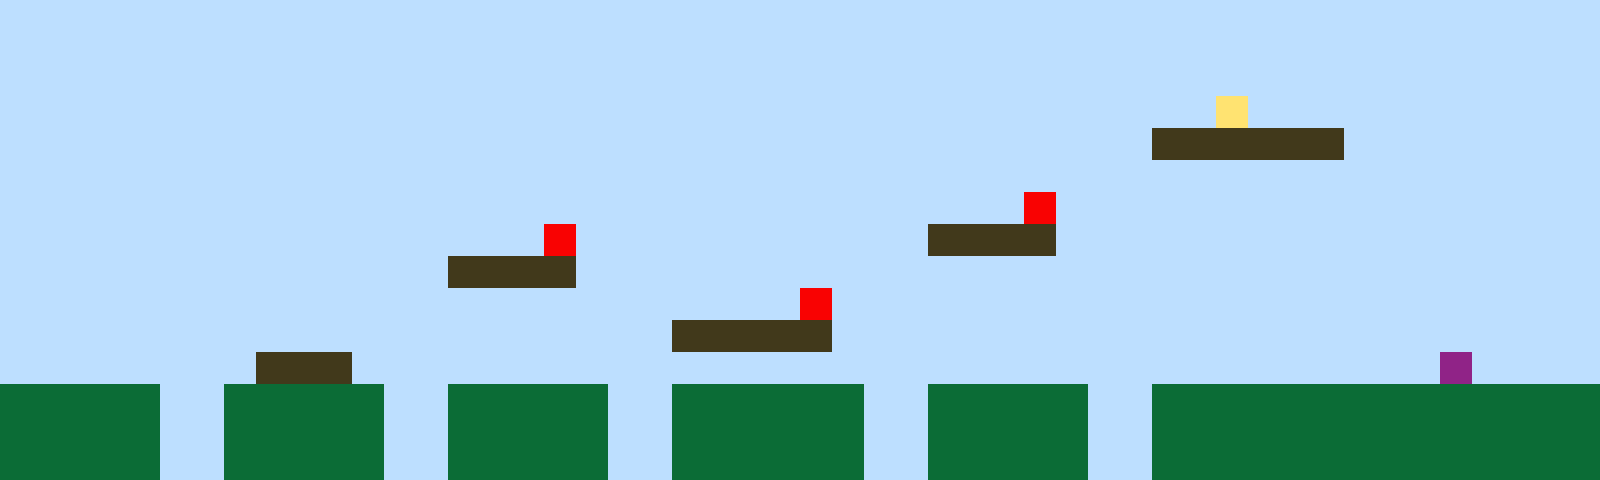

Tiled map render using the project's own tile images. Description and the whole map definition, tile-layer contents included, below:
An orthogonal 50x15 tile map with 32x32 px tiles, 1 tile layer (Tile Layer 1).

<map version="1.10" tiledversion="1.11.2" orientation="orthogonal" renderorder="right-up" width="50" height="15" tilewidth="32" tileheight="32" infinite="0" nextlayerid="2" nextobjectid="1"><editorsettings><export target="map1.csv" format="csv" /></editorsettings><tileset firstgid="1" name="sprites" tilewidth="32" tileheight="32" tilecount="6" columns="3"><image source="sprites.png" width="96" height="64" /></tileset><layer id="1" name="Tile Layer 1" width="50" height="15"><data encoding="csv">1,1,1,1,1,1,1,1,1,1,1,1,1,1,1,1,1,1,1,1,1,1,1,1,1,1,1,1,1,1,1,1,1,1,1,1,1,1,1,1,1,1,1,1,1,1,1,1,1,1,1,1,1,1,1,1,1,1,1,1,1,1,1,1,1,1,1,1,1,1,1,1,1,1,1,1,1,1,1,1,1,1,1,1,1,1,1,1,1,1,1,1,1,1,1,1,1,1,1,1,1,1,1,1,1,1,1,1,1,1,1,1,1,1,1,1,1,1,1,1,1,1,1,1,1,1,1,1,1,1,1,1,1,1,1,1,1,1,1,1,1,1,1,1,1,1,1,1,1,1,1,1,1,1,1,1,1,1,1,1,1,1,1,1,1,1,1,1,1,1,1,1,1,1,1,1,1,1,1,1,1,1,1,1,1,1,1,1,4,1,1,1,1,1,1,1,1,1,1,1,1,1,1,1,1,1,1,1,1,1,1,1,1,1,1,1,1,1,1,1,1,1,1,1,1,1,1,1,1,1,1,1,1,1,1,1,3,3,3,3,3,3,1,1,1,1,1,1,1,1,1,1,1,1,1,1,1,1,1,1,1,1,1,1,1,1,1,1,1,1,1,1,1,1,1,1,1,1,1,1,1,1,1,1,1,1,1,1,1,1,1,1,1,1,1,1,1,1,1,1,1,1,1,1,1,1,1,1,1,1,1,1,1,1,1,1,1,1,1,1,1,1,1,1,1,1,1,1,1,1,1,1,5,1,1,1,1,1,1,1,1,1,1,1,1,1,1,1,1,1,1,1,1,1,1,1,1,1,1,1,1,1,1,1,1,1,1,5,1,1,1,1,1,1,1,1,1,1,1,3,3,3,3,1,1,1,1,1,1,1,1,1,1,1,1,1,1,1,1,1,1,1,1,1,1,1,1,1,1,1,1,1,1,1,3,3,3,3,1,1,1,1,1,1,1,1,1,1,1,1,1,1,1,1,1,1,1,1,1,1,1,1,1,1,1,1,1,1,1,1,1,1,1,1,1,1,1,1,1,1,1,1,1,1,1,1,1,1,1,1,1,1,1,1,1,5,1,1,1,1,1,1,1,1,1,1,1,1,1,1,1,1,1,1,1,1,1,1,1,1,1,1,1,1,1,1,1,1,1,1,1,1,1,1,1,1,1,1,1,1,1,3,3,3,3,3,1,1,1,1,1,1,1,1,1,1,1,1,1,1,1,1,1,1,1,1,1,1,1,1,1,1,1,1,1,1,1,1,3,3,3,1,1,1,1,1,1,1,1,1,1,1,1,1,1,1,1,1,1,1,1,1,1,1,1,1,1,1,1,1,1,1,1,1,1,6,1,1,1,1,2,2,2,2,2,1,1,2,2,2,2,2,1,1,2,2,2,2,2,1,1,2,2,2,2,2,2,1,1,2,2,2,2,2,1,1,2,2,2,2,2,2,2,2,2,2,2,2,2,2,2,2,2,2,2,1,1,2,2,2,2,2,1,1,2,2,2,2,2,1,1,2,2,2,2,2,2,1,1,2,2,2,2,2,1,1,2,2,2,2,2,2,2,2,2,2,2,2,2,2,2,2,2,2,2,1,1,2,2,2,2,2,1,1,2,2,2,2,2,1,1,2,2,2,2,2,2,1,1,2,2,2,2,2,1,1,2,2,2,2,2,2,2,2,2,2,2,2,2,2</data></layer></map>
